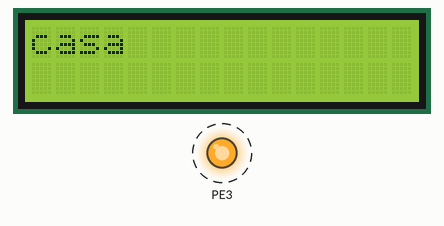
Recording of a program running on a simulated ATmega2560, built with avr-gcc and emulated at 16 MHz. Parts: 16×2 character LCD, output pins drawn as LEDs (lit = HIGH). Wiring (inferred from the signals the program sends): character LCD (HD44780): RS PG1; E PG0; data PA0, PA1, PA2, PA3, PA4, PA5, PA6, PA7. Dashed ring = blinking. Pins used as bus, display or sensor lines are not drawn.

Above: at 0.1 s.
Timing chart, 0 to 130.0 s (numbered marks = the images above):
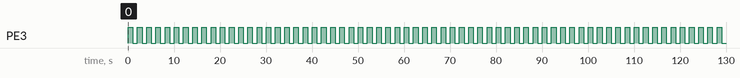

The program:

main.c
```c
#include <avr/io.h>
#include <util/delay.h>

/* Configura o modo. */
void lcd_set_mode(char mode)
{
    /* 0 para comando; 1 para dado. */

    if (mode) {
        PORTG |= 1 << 1;
    } else {
        PORTG &= ~(1 << 1);
    }
}

/* Escreve um dado no barramento do LCD. */
void lcd_write_char(unsigned char c)
{
    /* RS = 1 */
    lcd_set_mode(1);

    /* Escreve um dado no barramento. */
    PORTA = c;

    /* Pulsa o pino do Enable. */
    PORTG |= 1 << 0;
    PORTG &= ~(1 << 0);

    _delay_us(40);
}

/* Escreve um comando no barramento do LCD. */
void lcd_write_cmd(unsigned char cmd)
{
    /* RS = 0 */
    lcd_set_mode(0);

    /* Coloca o valor do comando na porta. */
    PORTA = cmd;

    /* Pulsa o pino do Enable. */
    PORTG |= 1 << 0;
    PORTG &= ~(1 << 0);

    _delay_us(40);
}

/* Limpa o LCD. */
void lcd_clear(void)
{
    lcd_write_cmd(0x01);
    _delay_ms(2);
}

/* Liga ou desliga o cursor. */
void lcd_set_cursor(char on)
{
    char cmd = 0x0C;

    if (on) {
        cmd |= 1 << 1;
    }

    lcd_write_cmd(cmd);
}

/* Escreve uma string no LCD. */
void lcd_write_str(char *str)
{
    while (*str) {
        lcd_write_char(*str);
        str++;
    }
}

/*
 * Inicializa o LCD.
 *
 * Executa os comandos definidos na inicialização
 * do LCD (manual do fabricante).
 */
void lcd_init(void)
{
    /* Configura barramento de comunicação
     * com o LCD como saída. */
    DDRA = 0xFF;

    /* Configura pinos de controle do LCD
     * como saída.
     *
     * PG0 = Enable
     * PG1 = RS
     */
    DDRG = (1 << 1) | (1 << 0);

    /* Configura pinos de controle como 0. */
    PORTG &= ~(1 << 1) & ~(1 << 0);

    /* Espera tempo para estabilização da
     * tensão de alimentação do LCD. */
    _delay_ms(40);

    /* Configura RS como 0. */
    PORTG &= ~(1 << 1);

    /* Escreve o comando no barramento. */
    lcd_write_cmd(0x30);
    _delay_ms(5);

    /* Escreve o comando no barramento. */
    lcd_write_cmd(0x30);
    _delay_ms(1);

    /* Escreve o comando no barramento. */
    lcd_write_cmd(0x30);
    _delay_ms(1);

    /* Configura o LCD para trabalhar com 8
     * bot de barramento, duas linhas de
     * informação e fonte 5x10. */
    lcd_write_cmd(0x3C);

    /* Liga o LCD e configura o cursor. */
    lcd_write_cmd(0x0E);

    /* Limpa a tela do LCD. */
    lcd_clear();

    /* Configura o incremento para direita do
     * cursor em cada escrita na tela. */
    lcd_write_cmd(0x06);
}

/* Posiciona o cursor na tela do LCD. */
void lcd_set_pos(int lin, int col)
{

}

int main(void)
{
    DDRE = 1 << 3;

    lcd_init();

    lcd_set_cursor(0);

    lcd_write_str("casa");

    while (1) {
        PORTE ^= 1 << 3;
        _delay_ms(1000);
    }

    return 0;
}
```

Measured:
- by itself, PE3: alternates HIGH for 1.0 s and LOW for 1.0 s
